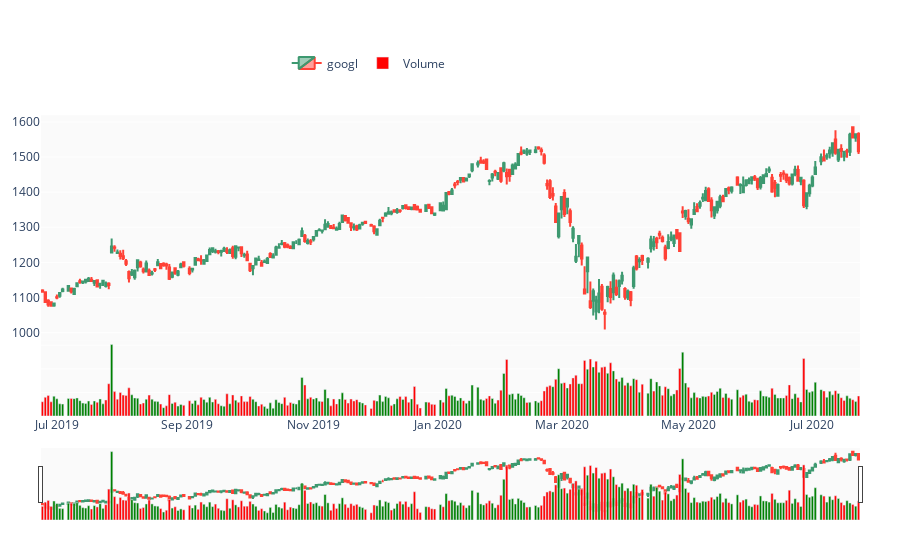

The code cell stored with this chart in its notebook:
### Markdown cell above
## Plot
Plot creates the more advanced figures and is powered by Plotly.

Users are able to manually insert data into the plot or use the buildin function to draw the traces.

### Code cell
pp = Plot(googl_stock)
pp.show()

### Figure 1 — Plotly figure (JSON) as saved in the notebook; plotly's stock layout.template omitted (floating-point values rounded to 4 significant figures; data arrays with more than 128 entries replaced by an {"elided": "..."} marker saying what was removed)
{"data": [{"close": {"elided": "274 float values"}, "high": {"elided": "274 float values"}, "low": {"elided": "274 float values"}, "name": "googl", "open": {"elided": "274 float values"}, "type": "candlestick", "x": {"elided": "274 str values"}, "yaxis": "y"}, {"marker": {"color": {"elided": "274 str values"}}, "name": "Volume", "type": "bar", "x": {"elided": "274 str values"}, "y": {"elided": "274 int values"}, "yaxis": "y2"}], "layout": {"legend": {"orientation": "h", "x": 0.3, "y": 0.9, "yanchor": "bottom"}, "margin": {"b": 40, "l": 40, "r": 40, "t": 40}, "plot_bgcolor": "rgb(250, 250, 250)", "xaxis": {"anchor": "y2", "rangebreaks": [{"bounds": ["sat", "mon"]}, {"values": ["2015-12-25", "2016-01-01"]}], "rangeselector": {"visible": true}}, "yaxis": {"domain": [0.2, 0.8], "showticklabels": true}, "yaxis2": {"domain": [0, 0.2], "showticklabels": false}}}
